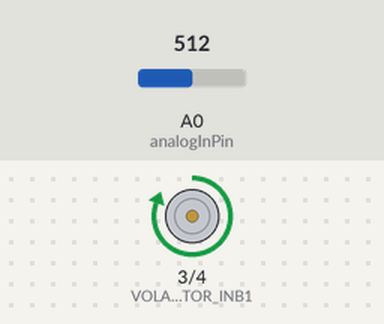
Recording of a sketch running on a simulated Arduino Uno, built with avr-gcc and run on an emulated ATmega328P. On the bench: motor-driver pin pairs drawn as motors (green arrow = first pin HIGH = forward, orange = second pin HIGH = backward, longer = more drive, scaled by the enable pin). The inputs (shaded band) are chosen by the test bench; at power-on: A0 (analogInPin) = 512. What the sketch prints to the serial monitor is not drawn.

Above: at 0.4 s.
Timing chart, 0 to 3.7 s (numbered marks = the images above):
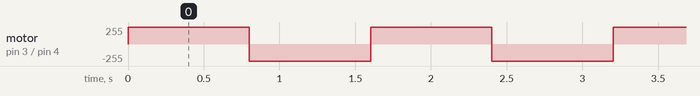

Measured:
- by itself, motor on pin 3 (VOLAN_MOTOR_INB1) / pin 4 (VOLAN_MOTOR_INB2): alternates forward 255/255 for 0.80 s and backward 255/255 for 0.80 s

The sketch:

ddd.ino
```cpp
#define VOLAN_MOTOR_INB1 3
#define VOLAN_MOTOR_INB2 4
#define VOLAN_MOTOR_ENB 2
const int analogInPin = A0;
void VOLAN_MOTOR_INITIALISE ();

void VOLAN_GO_RIGHT_MOTOR ();
void VOLAN_STOP();
int get_actual_position_volan();

int position_angle = 0;


// centru = -6                  21 grade libertate
//maxim dreapta =   5
//mamxim stanga = -16

//  Maxim ADC dreapta = 586
//  Maxim ADC stanga = 328
//  Center ADC = 455


void setup() {

  VOLAN_MOTOR_INITIALISE();

  Serial.begin(9600);

}


void loop() {
VOLAN_GO_RIGHT_MOTOR(255);
position_angle = get_actual_position_volan();
Serial.print("[RIGHT] position_angle ");
Serial.println(position_angle);
delay(800);
VOLAN_GO_LEFT_MOTOR(255);
position_angle = get_actual_position_volan();
Serial.print("[LEFT] position_angle ");
Serial.println(position_angle);
delay(800);

}

void VOLAN_MOTOR_INITIALISE (){
  /*
   *       DESCRIPTION: try to write your personal description
   *
   */
  pinMode(VOLAN_MOTOR_ENB, OUTPUT); //pin 2
  pinMode(VOLAN_MOTOR_INB1, OUTPUT); //pin 3
  pinMode(VOLAN_MOTOR_INB2, OUTPUT); //pin 4
}

void VOLAN_GO_RIGHT_MOTOR (int speed_motor)
{/*
   *       DESCRIPTION: try to write your personal description    as in my
   *                    example that i gave you
   *
   */
  analogWrite(VOLAN_MOTOR_ENB, speed_motor);
  digitalWrite(VOLAN_MOTOR_INB1, HIGH);
  digitalWrite(VOLAN_MOTOR_INB2, LOW);
}

void VOLAN_GO_LEFT_MOTOR (int speed_motor){
  /*
   *       DESCRIPTION: try to write your personal description    as in my
   *                    example that i gave you
   *
   */
  analogWrite(VOLAN_MOTOR_ENB, speed_motor);
  digitalWrite(VOLAN_MOTOR_INB1, LOW);
  digitalWrite(VOLAN_MOTOR_INB2, HIGH);

  }

   int get_actual_position_volan()
  {
    /*
     * Description of function: Read voltage from potentiometer A0
     *                          and transform this value into actual angle of volan.
     * Return variable: outputValue
     */

     int sensorValue = 0;        // value read from the pot
     int outputValue = 0;        // value output to the PWM (analog out)

     sensorValue = analogRead(analogInPin);            // read data from pin A0
     Serial.print("Valoarea ADC ");
     Serial.println(sensorValue);
     outputValue = map(sensorValue, 0, 1023, -40, 40); //transform value from range(0-1023)ADC  to range(-40->40)angle)
     return outputValue;
  }
```
